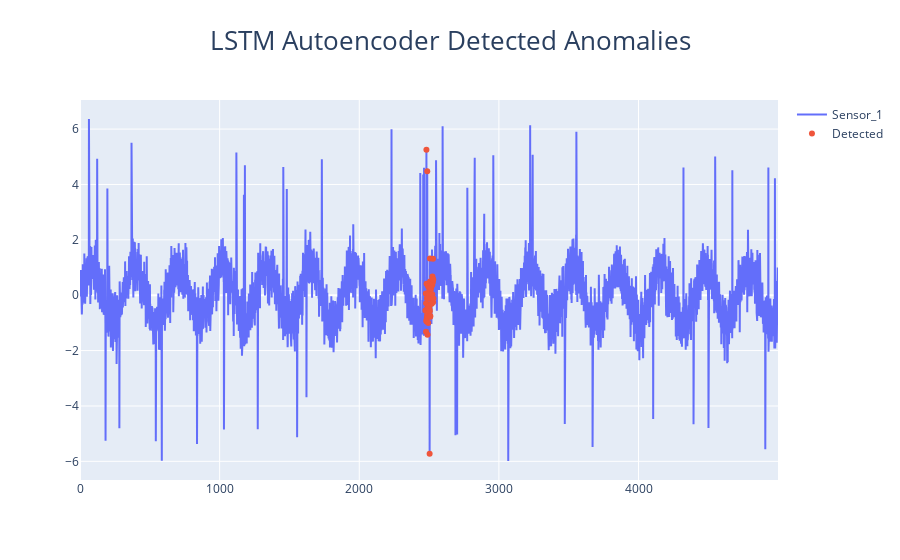

The cell this chart's notebook holds for it:
### Markdown cell above
### 4. LSTM Autoencoder

### Code cell
win = 50; data = np.array([X[i:i+win] for i in range(len(X)-win)])
model = models.Sequential([
    layers.Input(shape=(win,X.shape[1])),
    layers.LSTM(32,activation='tanh',return_sequences=False),
    layers.RepeatVector(win),
    layers.LSTM(32,activation='tanh',return_sequences=True),
    layers.TimeDistributed(layers.Dense(X.shape[1]))])
model.compile(optimizer='adam',loss='mse')
model.fit(data,data,epochs=10,batch_size=64,verbose=0)
recon = model.predict(data,verbose=0)
err = np.mean((recon-data)**2,axis=(1,2))
th2 = np.percentile(err,99)
preds = np.concatenate([np.zeros(win), (err>th2).astype(int)])
df['anom_ae'] = preds[:len(df)]

fig3 = go.Figure()
fig3.add_trace(go.Scatter(x=df['time'],y=df['sensor_1'],mode='lines',name='Sensor_1'))
fig3.add_trace(go.Scatter(x=df['time'][df['anom_ae']==1],y=df['sensor_1'][df['anom_ae']==1],mode='markers',name='Detected'))
fig3.update_layout(title='LSTM Autoencoder Detected Anomalies',title_x=0.5,title_font_size=26)
fig3.show()

### Figure 1 — Plotly figure (JSON) as saved in the notebook; plotly's stock layout.template omitted (floating-point values rounded to 4 significant figures; data arrays with more than 128 entries replaced by an {"elided": "..."} marker saying what was removed)
{"data": [{"mode": "lines", "name": "Sensor_1", "type": "scatter", "x": {"elided": "5000 int values"}, "y": {"elided": "5000 float values"}}, {"mode": "markers", "name": "Detected", "type": "scatter", "x": [2474, 2477, 2478, 2479, 2480, 2481, 2482, 2483, 2484, 2485, 2486, 2487, 2488, 2489, 2490, 2491, 2492, 2493, 2494, 2495, 2496, 2497, 2498, 2499, 2500, 2501, 2502, 2503, 2504, 2505, 2506, 2507, 2508, 2509, 2510, 2511, 2512, 2513, 2514, 2519, 2522, 2523, 2524, 2525, 2526, 2527, 2528, 2529, 2530, 2531], "y": [-0.5553, 0.06313, -1.318, -0.2866, -0.9204, 5.258, 0.4108, -0.9525, -0.8274, -0.106, -0.7124, 4.476, -0.4715, -1.426, -0.4558, -0.7758, -0.6593, 0.3274, -1.004, 0.0492, -0.4781, -0.4596, 0.09443, -0.1116, 0.02293, 0.2411, -0.3892, -0.5102, -5.727, -0.5774, 1.33, 0.4972, -0.7808, -0.7466, 0.1755, 0.2282, 0.249, -0.133, -0.04821, -0.3114, 0.3574, 0.03653, 0.6738, 0.4737, 0.4618, 0.5745, 1.319, -0.2561, 0.5651, -0.1161]}], "layout": {"title": {"font": {"size": 26}, "text": "LSTM Autoencoder Detected Anomalies", "x": 0.5}}}
